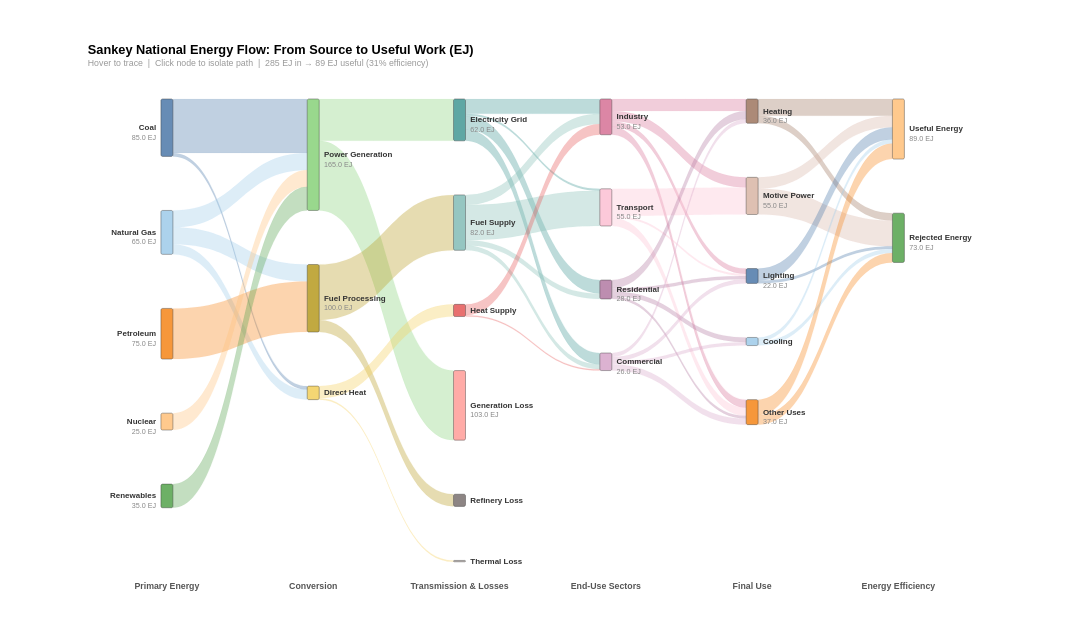

Specify this chart in Vega-Lite:
### Vega specification from a JSON file in a GitHub repository (floating-point values rounded to 4 significant figures)
{"$schema": "https://vega.github.io/schema/vega/v5.json", "description": "National Energy Flow & Carbon Footprint Sankey (Data-Driven Architecture)", "width": 1100, "height": 580, "padding": {"left": 110, "right": 150, "top": 55, "bottom": 50}, "background": "white", "_metadata": {"chart_type": "sankey_multi_stage", "title": "Sankey National Energy Flow & Carbon Footprint", "topic": "energy_flow_carbon", "architecture": "data-driven layout via Vega transform pipeline", "value_unit": "Exajoules (EJ)", "notes": "Loss nodes at Depth 2 are terminal sinks — 285 EJ input, 89 EJ useful output (31% overall efficiency)"}, "signals": [{"name": "nodeWidth", "value": 15}, {"name": "nodeGap", "value": 80}, {"name": "threshold", "value": 0, "bind": {"input": "range", "min": 0, "max": 20, "step": 1, "name": "Min Flow (EJ): "}}, {"name": "nodeHover", "value": null, "on": [{"events": "@nodeRect:mouseover", "update": "datum.name"}, {"events": "@nodeRect:mouseout", "update": "null"}]}, {"name": "edgeHover", "value": null, "on": [{"events": "@edgeMark:mouseover", "update": "datum.linkId"}, {"events": "@edgeMark:mouseout", "update": "null"}]}, {"name": "selectedNode", "value": null, "on": [{"events": "@nodeRect:click!", "update": "selectedNode === datum.name ? null : datum.name"}, {"events": [{"type": "click", "markname": "resetBtn"}, {"type": "dblclick"}], "update": "null"}]}], "data": [{"name": "rawLinks", "values": [{"source": "Coal", "target": "Power Generation", "value": 80}, {"source": "Coal", "target": "Direct Heat", "value": 5}, {"source": "Natural Gas", "target": "Power Generation", "value": 25}, {"source": "Natural Gas", "target": "Fuel Processing", "value": 25}, {"source": "Natural Gas", "target": "Direct Heat", "value": 15}, {"source": "Petroleum", "target": "Fuel Processing", "value": 75}, {"source": "Nuclear", "target": "Power Generation", "value": 25}, {"source": "Renewables", "target": "Power Generation", "value": 35}, {"source": "Power Generation", "target": "Electricity Grid", "value": 62}, {"source": "Power Generation", "target": "Generation Loss", "value": 103}, {"source": "Fuel Processing", "target": "Fuel Supply", "value": 82}, {"source": "Fuel Processing", "target": "Refinery Loss", "value": 18}, {"source": "Direct Heat", "target": "Heat Supply", "value": 18}, {"source": "Direct Heat", "target": "Thermal Loss", "value": 2}, {"source": "Electricity Grid", "target": "Industry", "value": 22}, {"source": "Electricity Grid", "target": "Transport", "value": 3}, {"source": "Electricity Grid", "target": "Residential", "value": 20}, {"source": "Electricity Grid", "target": "Commercial", "value": 17}, {"source": "Fuel Supply", "target": "Industry", "value": 15}, {"source": "Fuel Supply", "target": "Transport", "value": 52}, {"source": "Fuel Supply", "target": "Residential", "value": 8}, {"source": "Fuel Supply", "target": "Commercial", "value": 7}, {"source": "Heat Supply", "target": "Industry", "value": 16}, {"source": "Heat Supply", "target": "Commercial", "value": 2}, {"source": "Industry", "target": "Heating", "value": 18}, {"source": "Industry", "target": "Motive Power", "value": 15}, {"source": "Industry", "target": "Lighting", "value": 8}, {"source": "Industry", "target": "Other Uses", "value": 12}, {"source": "Transport", "target": "Motive Power", "value": 40}, {"source": "Transport", "target": "Lighting", "value": 3}, {"source": "Transport", "target": "Other Uses", "value": 12}, {"source": "Residential", "target": "Heating", "value": 12}, {"source": "Residential", "target": "Cooling", "value": 7}, {"source": "Residential", "target": "Lighting", "value": 5}, {"source": "Residential", "target": "Other Uses", "value": 4}, {"source": "Commercial", "target": "Heating", "value": 6}, {"source": "Commercial", "target": "Cooling", "value": 5}, {"source": "Commercial", "target": "Lighting", "value": 6}, {"source": "Commercial", "target": "Other Uses", "value": 9}, {"source": "Heating", "target": "Useful Energy", "value": 25}, {"source": "Heating", "target": "Rejected Energy", "value": 11}, {"source": "Motive Power", "target": "Useful Energy", "value": 17}, {"source": "Motive Power", "target": "Rejected Energy", "value": 38}, {"source": "Lighting", "target": "Useful Energy", "value": 18}, {"source": "Lighting", "target": "Rejected Energy", "value": 4}, {"source": "Cooling", "target": "Useful Energy", "value": 6}, {"source": "Cooling", "target": "Rejected Energy", "value": 6}, {"source": "Other Uses", "target": "Useful Energy", "value": 23}, {"source": "Other Uses", "target": "Rejected Energy", "value": 14}]}, {"name": "nodeConfig", "values": [{"name": "Coal", "depth": 0, "order": 0}, {"name": "Natural Gas", "depth": 0, "order": 1}, {"name": "Petroleum", "depth": 0, "order": 2}, {"name": "Nuclear", "depth": 0, "order": 3}, {"name": "Renewables", "depth": 0, "order": 4}, {"name": "Power Generation", "depth": 1, "order": 0}, {"name": "Fuel Processing", "depth": 1, "order": 1}, {"name": "Direct Heat", "depth": 1, "order": 2}, {"name": "Electricity Grid", "depth": 2, "order": 0}, {"name": "Fuel Supply", "depth": 2, "order": 1}, {"name": "Heat Supply", "depth": 2, "order": 2}, {"name": "Generation Loss", "depth": 2, "order": 3}, {"name": "Refinery Loss", "depth": 2, "order": 4}, {"name": "Thermal Loss", "depth": 2, "order": 5}, {"name": "Industry", "depth": 3, "order": 0}, {"name": "Transport", "depth": 3, "order": 1}, {"name": "Residential", "depth": 3, "order": 2}, {"name": "Commercial", "depth": 3, "order": 3}, {"name": "Heating", "depth": 4, "order": 0}, {"name": "Motive Power", "depth": 4, "order": 1}, {"name": "Lighting", "depth": 4, "order": 2}, {"name": "Cooling", "depth": 4, "order": 3}, {"name": "Other Uses", "depth": 4, "order": 4}, {"name": "Useful Energy", "depth": 5, "order": 0}, {"name": "Rejected Energy", "depth": 5, "order": 1}]}, {"name": "depthLabelsData", "values": [{"depth": 0, "label": "Primary Energy"}, {"depth": 1, "label": "Conversion"}, {"depth": 2, "label": "Transmission & Losses"}, {"depth": 3, "label": "End-Use Sectors"}, {"depth": 4, "label": "Final Use"}, {"depth": 5, "label": "Energy Efficiency"}]}, {"name": "filteredLinks", "source": "rawLinks", "transform": [{"type": "filter", "expr": "datum.value >= threshold"}, {"type": "formula", "expr": "datum.source + ' → ' + datum.target", "as": "linkId"}]}, {"name": "linksWithOrder", "source": "filteredLinks", "transform": [{"type": "lookup", "from": "nodeConfig", "key": "name", "fields": ["source"], "as": ["srcConfig"]}, {"type": "lookup", "from": "nodeConfig", "key": "name", "fields": ["target"], "as": ["tgtConfig"]}, {"type": "formula", "expr": "datum.srcConfig.order", "as": "srcOrder"}, {"type": "formula", "expr": "datum.tgtConfig.order", "as": "tgtOrder"}, {"type": "formula", "expr": "datum.srcConfig.depth", "as": "srcDepth"}, {"type": "formula", "expr": "datum.tgtConfig.depth", "as": "tgtDepth"}]}, {"name": "outTotals", "source": "linksWithOrder", "transform": [{"type": "aggregate", "groupby": ["source"], "fields": ["value"], "ops": ["sum"], "as": ["totalOut"]}]}, {"name": "inTotals", "source": "linksWithOrder", "transform": [{"type": "aggregate", "groupby": ["target"], "fields": ["value"], "ops": ["sum"], "as": ["totalIn"]}]}, {"name": "nodePositions", "source": "nodeConfig", "transform": [{"type": "lookup", "from": "outTotals", "key": "source", "fields": ["name"], "as": ["outInfo"]}, {"type": "lookup", "from": "inTotals", "key": "target", "fields": ["name"], "as": ["inInfo"]}, {"type": "formula", "expr": "datum.outInfo ? datum.outInfo.totalOut : 0", "as": "totalOut"}, {"type": "formula", "expr": "datum.inInfo ? datum.inInfo.totalIn : 0", "as": "totalIn"}, {"type": "formula", "expr": "max(datum.totalOut, datum.totalIn)", "as": "total"}, {"type": "filter", "expr": "datum.total > 0"}, {"type": "stack", "groupby": ["depth"], "sort": {"field": "order", "order": "ascending"}, "field": "total"}, {"type": "window", "groupby": ["depth"], "sort": {"field": "order", "order": "ascending"}, "ops": ["row_number"], "as": ["rankInDepth"]}, {"type": "formula", "expr": "datum.y0 + (datum.rankInDepth - 1) * nodeGap", "as": "y0g"}, {"type": "formula", "expr": "datum.y1 + (datum.rankInDepth - 1) * nodeGap", "as": "y1g"}]}, {"name": "sourceStacked", "source": "linksWithOrder", "transform": [{"type": "window", "groupby": ["source"], "sort": {"field": "tgtOrder", "order": "ascending"}, "ops": ["sum"], "fields": ["value"], "frame": [null, 0], "as": ["srcCumEnd"]}, {"type": "formula", "expr": "datum.srcCumEnd - datum.value", "as": "srcCumStart"}]}, {"name": "targetStacked", "source": "linksWithOrder", "transform": [{"type": "window", "groupby": ["target"], "sort": {"field": "srcOrder", "order": "ascending"}, "ops": ["sum"], "fields": ["value"], "frame": [null, 0], "as": ["tgtCumEnd"]}, {"type": "formula", "expr": "datum.tgtCumEnd - datum.value", "as": "tgtCumStart"}]}, {"name": "edges", "source": "sourceStacked", "transform": [{"type": "lookup", "from": "targetStacked", "key": "linkId", "fields": ["linkId"], "as": ["tgtInfo"]}, {"type": "formula", "expr": "datum.tgtInfo ? datum.tgtInfo.tgtCumStart : 0", "as": "tgtCumStart"}, {"type": "formula", "expr": "datum.tgtInfo ? datum.tgtInfo.tgtCumEnd : datum.value", "as": "tgtCumEnd"}, {"type": "lookup", "from": "nodePositions", "key": "name", "fields": ["source"], "as": ["srcNode"]}, {"type": "lookup", "from": "nodePositions", "key": "name", "fields": ["target"], "as": ["tgtNode"]}, {"type": "filter", "expr": "datum.srcNode && datum.tgtNode"}, {"type": "formula", "expr": "datum.srcNode.y0g + datum.srcCumStart", "as": "absSy0"}, {"type": "formula", "expr": "datum.srcNode.y0g + datum.srcCumEnd", "as": "absSy1"}, {"type": "formula", "expr": "datum.tgtNode.y0g + datum.tgtCumStart", "as": "absTy0"}, {"type": "formula", "expr": "datum.tgtNode.y0g + datum.tgtCumEnd", "as": "absTy1"}, {"type": "formula", "expr": "datum.srcNode.total > 0 ? datum.value / datum.srcNode.total : 0", "as": "srcPct"}, {"type": "formula", "expr": "datum.tgtNode.total > 0 ? datum.value / datum.tgtNode.total : 0", "as": "tgtPct"}]}], "scales": [{"name": "x", "type": "point", "range": "width", "domain": [0, 1, 2, 3, 4, 5], "padding": 0.5}, {"name": "y", "type": "linear", "range": [0, {"signal": "height"}], "domain": {"data": "nodePositions", "field": "y1g"}}, {"name": "color", "type": "ordinal", "domain": {"data": "nodeConfig", "field": "name"}, "range": {"scheme": "tableau20"}}], "marks": [{"type": "path", "name": "edgeMark", "from": {"data": "edges"}, "encode": {"update": {"path": {"signal": "'M' + (scale('x', datum.srcDepth) + nodeWidth) + ',' + scale('y', datum.absSy0) + ' C' + ((scale('x', datum.srcDepth) + nodeWidth + scale('x', datum.tgtDepth)) / 2) + ',' + scale('y', datum.absSy0) + ' ' + ((scale('x', datum.srcDepth) + nodeWidth + scale('x', datum.tgtDepth)) / 2) + ',' + scale('y', datum.absTy0) + ' ' + scale('x', datum.tgtDepth) + ',' + scale('y', datum.absTy0) + ' L' + scale('x', datum.tgtDepth) + ',' + scale('y', datum.absTy1) + ' C' + ((scale('x', datum.srcDepth) + nodeWidth + scale('x', datum.tgtDepth)) / 2) + ',' + scale('y', datum.absTy1) + ' ' + ((scale('x', datum.srcDepth) + nodeWidth + scale('x', datum.tgtDepth)) / 2) + ',' + scale('y', datum.absSy1) + ' ' + (scale('x', datum.srcDepth) + nodeWidth) + ',' + scale('y', datum.absSy1) + ' Z'"}, "fill": {"scale": "color", "field": "source"}, "fillOpacity": {"signal": "selectedNode ? (datum.source === selectedNode || datum.target === selectedNode ? 0.65 : 0.04) : nodeHover ? (datum.source === nodeHover || datum.target === nodeHover ? 0.65 : 0.08) : edgeHover === datum.linkId ? 0.75 : 0.35"}, "stroke": {"scale": "color", "field": "source"}, "strokeWidth": {"value": 0.5}, "strokeOpacity": {"signal": "selectedNode ? (datum.source === selectedNode || datum.target === selectedNode ? 0.4 : 0) : nodeHover ? (datum.source === nodeHover || datum.target === nodeHover ? 0.4 : 0) : edgeHover === datum.linkId ? 0.5 : 0.1"}, "tooltip": {"signal": "datum.source + ' → ' + datum.target + ': ' + format(datum.value, ',.1f') + ' EJ (' + format(datum.srcPct, '.0%') + ' of ' + datum.source + ')'"}, "cursor": {"value": "pointer"}}, "hover": {"fillOpacity": {"value": 0.8}}}}, {"type": "rect", "name": "nodeRect", "from": {"data": "nodePositions"}, "encode": {"enter": {"width": {"signal": "nodeWidth"}, "cornerRadius": {"value": 2}}, "update": {"x": {"scale": "x", "field": "depth"}, "y": {"scale": "y", "field": "y0g"}, "y2": {"scale": "y", "field": "y1g"}, "fill": {"scale": "color", "field": "name"}, "stroke": {"value": "#333"}, "strokeWidth": {"signal": "selectedNode === datum.name || nodeHover === datum.name ? 2 : 0.5"}, "fillOpacity": {"signal": "selectedNode ? (datum.name === selectedNode ? 1 : 0.25) : nodeHover === datum.name ? 1 : 0.85"}, "tooltip": {"signal": "datum.name + ': ' + format(datum.total, ',.1f') + ' EJ'"}, "cursor": {"value": "pointer"}}}}, {"type": "text", "from": {"data": "nodePositions"}, "interactive": false, "encode": {"update": {"x": {"signal": "datum.depth === 0 ? scale('x', datum.depth) - 6 : scale('x', datum.depth) + nodeWidth + 6"}, "y": {"signal": "(scale('y', datum.y0g) + scale('y', datum.y1g)) / 2"}, "align": {"signal": "datum.depth === 0 ? 'right' : 'left'"}, "text": {"field": "name"}, "fontSize": {"value": 10}, "fontWeight": {"value": "bold"}, "fill": {"value": "#333"}, "baseline": {"value": "middle"}, "opacity": {"signal": "selectedNode ? (datum.name === selectedNode ? 1 : 0.25) : 1"}}}}, {"type": "text", "from": {"data": "nodePositions"}, "interactive": false, "encode": {"update": {"x": {"signal": "datum.depth === 0 ? scale('x', datum.depth) - 6 : scale('x', datum.depth) + nodeWidth + 6"}, "y": {"signal": "(scale('y', datum.y0g) + scale('y', datum.y1g)) / 2 + 12"}, "align": {"signal": "datum.depth === 0 ? 'right' : 'left'"}, "text": {"signal": "abs(scale('y', datum.y0g) - scale('y', datum.y1g)) > 18 ? '' + format(datum.total, ',.1f') + ' EJ' : ''"}, "fontSize": {"value": 9}, "fill": {"value": "#888"}, "baseline": {"value": "middle"}, "opacity": {"signal": "selectedNode ? (datum.name === selectedNode ? 1 : 0.25) : 1"}}}}, {"type": "text", "from": {"data": "depthLabelsData"}, "interactive": false, "encode": {"enter": {"x": {"signal": "scale('x', datum.depth) + nodeWidth / 2"}, "y": {"signal": "height + 25"}, "text": {"field": "label"}, "fontSize": {"value": 11}, "fontWeight": {"value": "bold"}, "fill": {"value": "#555"}, "baseline": {"value": "top"}, "align": {"value": "center"}}}}, {"type": "group", "data": [{"name": "showResetData", "values": [{}], "transform": [{"type": "filter", "expr": "selectedNode"}]}], "encode": {"enter": {"xc": {"signal": "width / 2"}, "y": {"value": -35}, "width": {"value": 100}, "height": {"value": 26}}}, "marks": [{"type": "group", "name": "resetBtn", "from": {"data": "showResetData"}, "encode": {"enter": {"cornerRadius": {"value": 5}, "fill": {"value": "#f5f5f5"}, "stroke": {"value": "#bbb"}, "strokeWidth": {"value": 1.5}, "height": {"field": {"group": "height"}}, "width": {"field": {"group": "width"}}, "cursor": {"value": "pointer"}}, "update": {"opacity": {"value": 1}}, "hover": {"opacity": {"value": 0.7}}}, "marks": [{"type": "text", "interactive": false, "encode": {"enter": {"xc": {"field": {"group": "width"}, "mult": 0.5}, "yc": {"field": {"group": "height"}, "mult": 0.5, "offset": 1}, "align": {"value": "center"}, "baseline": {"value": "middle"}, "fontWeight": {"value": "bold"}, "fontSize": {"value": 11}, "text": {"value": "Show All"}, "fill": {"value": "#555"}}}}]}]}], "title": {"text": "Sankey National Energy Flow: From Source to Useful Work (EJ)", "subtitle": "Hover to trace  |  Click node to isolate path  |  285 EJ in → 89 EJ useful (31% efficiency)", "fontSize": 16, "subtitleFontSize": 11, "subtitleColor": "#999", "anchor": "start"}}
